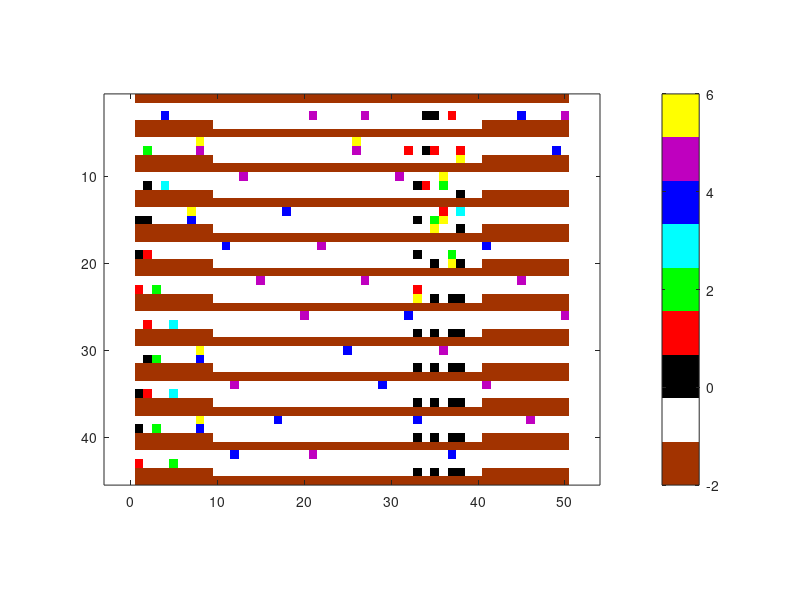
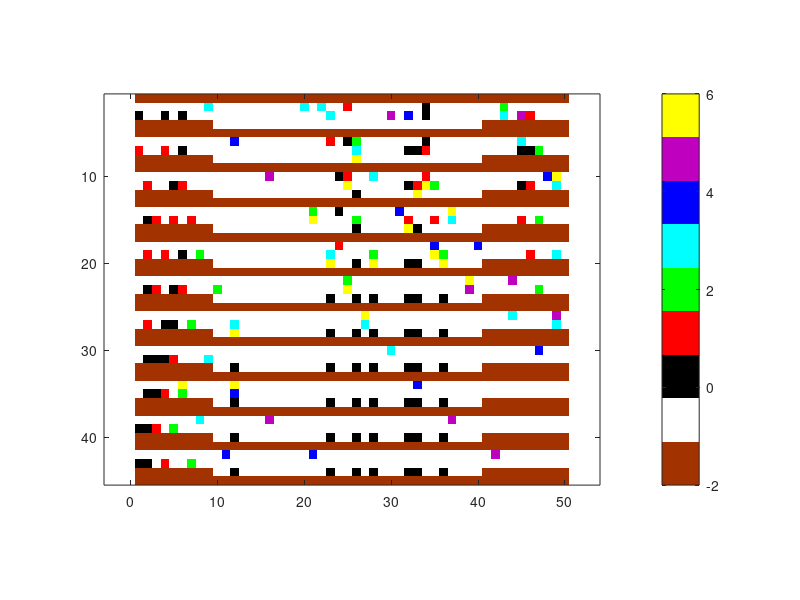
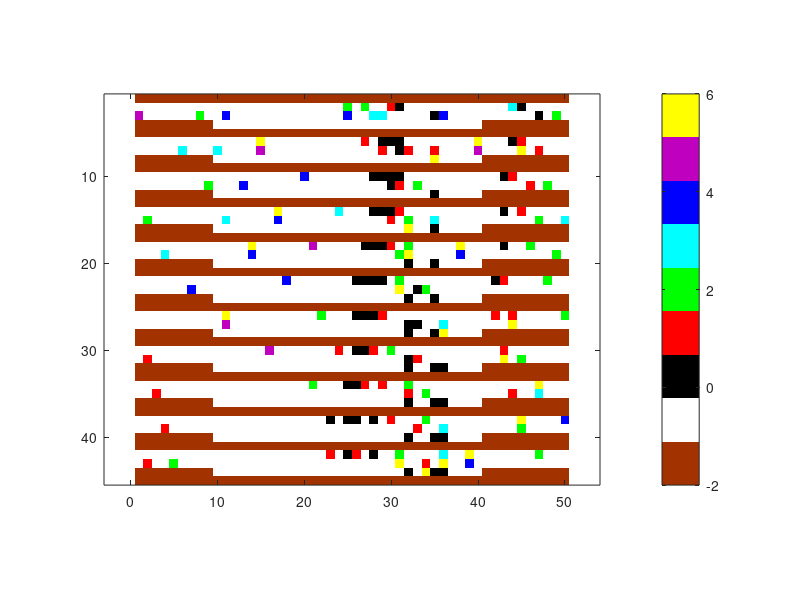
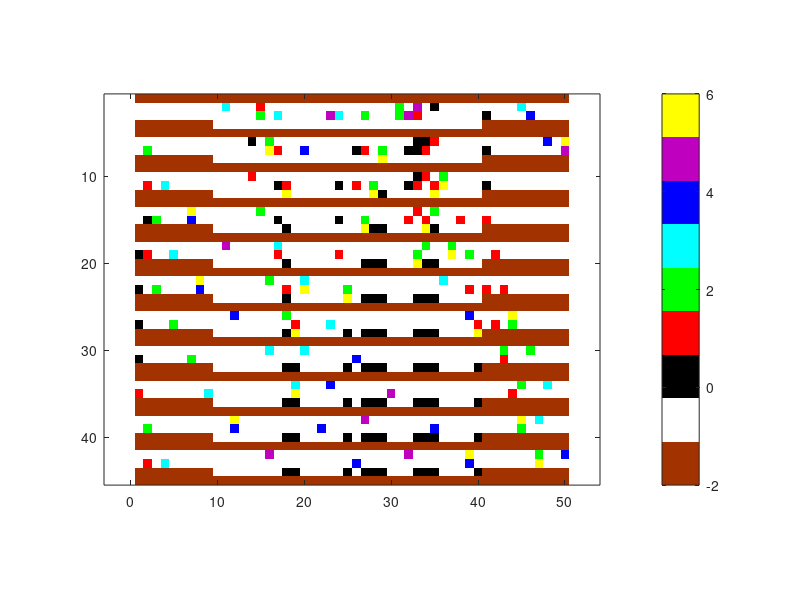

Reproduce these figures in MATLAB, in order.
clear;
clc;
X = importdata('test_data.txt');
mymap = [0.6350 0.2 0 %-2
     1 1 1 %-1
     0 0 0 %0
     1 0 0 %1                                                                                                                                                                                                                                                                                                                                                                                                                                                                                                                                                                                                                                                                   %1
     0 1 0 %2
     0 1 1 %3
     0 0 1 %4
     0.75, 0, 0.75 %5
     1 1 0];%6
ch_slower_lane = 0.55;%chance of flashing to the right
max_prob_ch_hispe = 0.65;%chance of flashing to the left
new_car_prob = 0.6;%new cars
dec_prob = 0.25;%chance of decreasing speed
for pub=1:5
full_road = zeros(41,60);
full_road(:,:) = -2;
lane(1:2,1:60) = -1;%initialize fast lane
if (pub<2)
    lane(2,:) = X(:,1)';%initialize slow lane
else
    index_lane1 = randsample(50,6)';%random car positions on fast lane
    index_lane2 = randsample(50,10)';%random car positions on slow lane
    lane(1,index_lane1) = randi([0 5],1,6);%random speed of the cars at fast lane
    lane(2,index_lane2) = randi([0 5],1,10);%random speed of the cars at slow lane
end
if(pub == 1)
    [d,c] = size(lane);%init
end
par_slots = zeros(1,c);
par_slots(1,:) = -2;
par_slots(1,10:c-20) = -1;
lane(3,:) = par_slots;


full_road(2,:)=lane(1,:);
full_road(3,:)=lane(2,:);
full_road(4,:) = lane(3,:);

[iter,~] = size(full_road);
full_road(iter+4,:) = -2;

for e=4:4:iter
    signals = zeros(d+1,c);
    if ((lane(2,1) == -1) && (rand(1)>1-new_car_prob))%new cars
        lane(2,1) = 1;
    end
    lane(1:2,51:60) = -1;%clear cars after 50 index
    for j=c-10:-1:1
        for i=1:d
%            if((signals(i,j)==-1))           
%            elseif((signals(i,j)==1) && lane(1,j)==-1)
%                lane(1,j) = lane(i,j);
%                lane(i,j) = -1;
%                signals(i,j) = 0;
%            end
           moved = 0;
           speed = lane(i,j); %current speed of the car
           if(speed>=0)
              if(speed<5)
                  
                  %Rule 1#acceleration
                  if(lane(i,j+1:j+speed+1)==-1)
                      lane(i,j) = -1;
                      lane(i,j+speed) = speed + 1;
                      next_speed = lane(i,j+speed);
                      moved = 1;
                  end   
              end

              if(lane(i,j+1:j+speed)==-1)
                  lane(i,j) = -1;
                  lane(i,j+speed) = speed;
                  next_speed = lane(i,j+speed);
                  moved = 1;
              end

              %Rule 2#breaking 
              if(moved)
                  if(max(lane(i,j+speed+1:j+speed+next_speed))~=-1)
                      found = 0;
                      count = 0;
                      for k=j+1+speed:j+speed+next_speed
                          count = count+1;
                          if((~found)&&(lane(i,k)>=0))
                              found = 1;
                              lane(i,j+speed) = count-1;
                          end
                      end
                  end
              else
                  if(max(lane(i,j+1:j+speed))~=-1)
                      found = 0;
                      count = 0;
                      for k=j+1:j+speed
                          count = count+1;
                          if((~found)&&(lane(i,k)>=0))
                              found = 1;
                              lane(i,j) = -1;
                              lane(i,j+count-1) = 0;
                          end
                      end
                  end
              end
           end
        end
    end
    %Rule3#random speed decrease
    decreased = 0;
    for j=c-10:-1:1      
        for i=1:d+1          
            rand_dec = lane(i,j);
            if(rand_dec>0 && rand_dec<=5)
                if ((lane(i,j) ~= -1) && (rand(1)>1-dec_prob))
                    lane(i,j) = rand_dec-1;
                    decreased = 1;
                end
            end
            if (decreased)
                rand_dec = rand_dec-1;
            end
            %Signal indication for lane change
            if((rand_dec>0)   &&((rand(1)*(rand_dec/5))>1-max_prob_ch_hispe))
                signals(i,j) = 1;%flashing to the left
             elseif((rand_dec>0)  &&(rand(1)*((6-rand_dec)/5)>1-ch_slower_lane))
                 signals(i,j) = -1;%flashing to the right
            end
        end
    end
    temp = lane;
    %flash switching and lane changing 
    for i=1:d+1
        if(i<d+1)
            idx_l = find(signals(i+1,:)==1);%spots that cars want to flash left
            vac_sp_l = lane(i,idx_l)==-1;% checking which of these spots are occupied
            temp(i,idx_l(vac_sp_l)) = 6;%number 6 is flashing color for imagesc
            lane(i,idx_l(vac_sp_l)) = lane(i+1,idx_l(vac_sp_l));%car going to the left
            lane(i+1,idx_l(vac_sp_l)) = -1;%
            signals(i+1,idx_l(vac_sp_l)) = 0;%switching off flash
        end
        if(i>=d)
            idx_r = find(signals(i-1,:)==-1);%spots that cars want to flash right
            vac_sp_r = lane(i,idx_r)==-1;
            temp(i,idx_r(vac_sp_r)) = 6;
            if(i==d+1)
                lane(i,idx_r(vac_sp_r)) = 0;%car stoped
            else
                lane(i,idx_r(vac_sp_r)) = lane(i-1,idx_r(vac_sp_r));
            end
            lane(i-1,idx_r(vac_sp_r)) = -1;
            signals(i-1,idx_r(vac_sp_r)) = 0;
        end
    end
    %copy lane to time diagram
    full_road(e+d:e+d+2,:) = temp(1:d+1,:);
%     drawnow;
%     imagesc(full_road(:,1:50));
%     colormap(mymap); axis equal;
%     colorbar
end
%plot lane-time
figure
imagesc(full_road(:,1:50));
colormap(mymap); axis equal;
colorbar
end